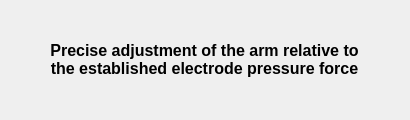
<?xml version="1.0" encoding="UTF-8"?>
<ui version="4.0">
 <class>Form</class>
 <widget class="QWidget" name="Form">
  <property name="geometry">
   <rect>
    <x>0</x>
    <y>0</y>
    <width>410</width>
    <height>120</height>
   </rect>
  </property>
  <property name="windowTitle">
   <string>Process in progress...</string>
  </property>
  <widget class="QWidget" name="verticalLayoutWidget">
   <property name="geometry">
    <rect>
     <x>40</x>
     <y>20</y>
     <width>331</width>
     <height>81</height>
    </rect>
   </property>
   <layout class="QVBoxLayout" name="verticalLayout"/>
  </widget>
  <widget class="QLabel" name="label">
   <property name="geometry">
    <rect>
     <x>50</x>
     <y>20</y>
     <width>309</width>
     <height>79</height>
    </rect>
   </property>
   <property name="font">
    <font>
     <pointsize>12</pointsize>
     <weight>75</weight>
     <bold>true</bold>
    </font>
   </property>
   <property name="text">
    <string>Precise adjustment of the arm relative to the established electrode pressure force</string>
   </property>
   <property name="alignment">
    <set>Qt::AlignCenter</set>
   </property>
   <property name="wordWrap">
    <bool>true</bool>
   </property>
  </widget>
 </widget>
 <resources/>
 <connections/>
</ui>
